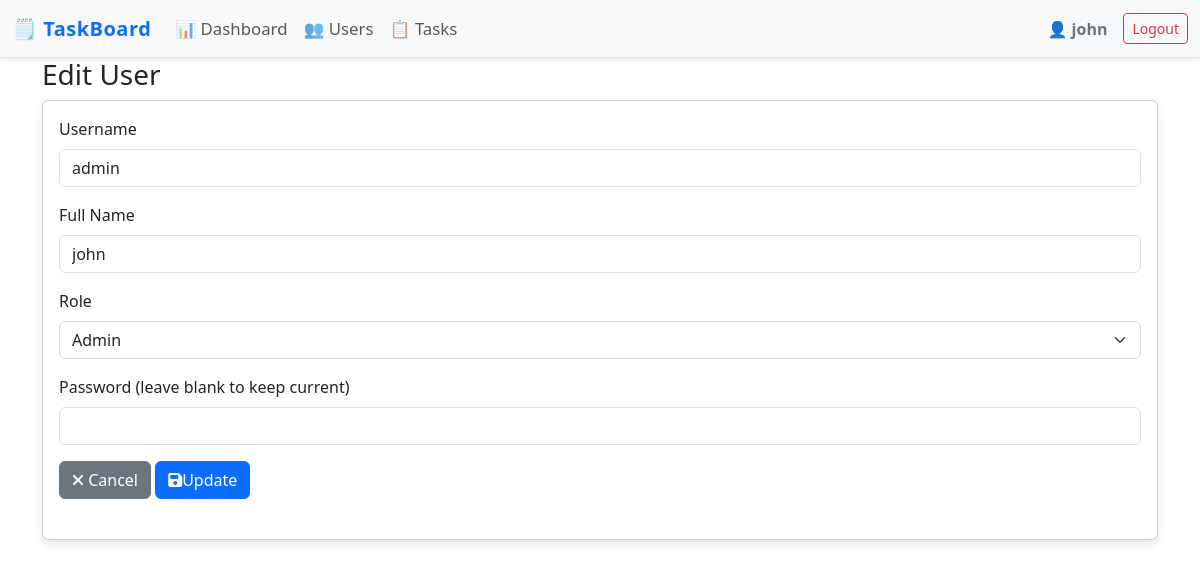
The app's page /public/admin/users/edit?id=3 (signed in) with its own data.
### tables this page shows
CREATE TABLE `tbl_user` (
  `id` int(11) NOT NULL,
  `name` varchar(255) NOT NULL,
  `username` varchar(255) NOT NULL,
  `password` varchar(255) NOT NULL,
  `email` varchar(255) NOT NULL,
  `active` int(11) NOT NULL,
  `role` varchar(255) NOT NULL,
  `created_at` datetime NOT NULL DEFAULT current_timestamp() ON UPDATE current_timestamp()
);

### app/Core/Controller.php (called while the page is built, shortened)
<?php
class Controller
{
    protected function model(string $model)
    {
        $path = "../app/Models/{$model}.php";
        return new $model();
    }
   protected function view(string $view, array $data = [])
    {
        require __DIR__ . "/../Views/layout/app.php";
    }
}

### app/Controllers/UserController.php (called while the page is built, shortened)
<?php
require_once __DIR__ . '/../Core/Controller.php';
require_once __DIR__ . '/../Core/Auth.php';
class UserController extends Controller
{
    private User $userModel;
    public function __construct()
    {
        $this->userModel = $this->model('User');
    }
    public function edit()
    {
        $id = $_GET['id'] ?? null;
        $user = $this->userModel->getById((int)$id);
        $this->view('users/edit', ['user' => $user]);
    }
}

### public/index.php (called while the page is built, shortened)
<?php
spl_autoload_register(function ($class) {
    $paths = [
        __DIR__ . '/../app/Core/' . $class . '.php',
        __DIR__ . '/../app/Models/' . $class . '.php',
        __DIR__ . '/../app/Controllers/' . $class . '.php',
        __DIR__ . '/../app/Services/' . $class . '.php',
    ];
    foreach ($paths as $file) {
        if (file_exists($file)) {
            return;
        }
    }
});
require_once __DIR__ . '/../app/Core/Session.php';
$routes = require __DIR__ . '/../app/Config/routes.php';
$url = $_GET['url'] ?? '/';
$url = '/' . trim($url, '/');
$route = explode('@', $routes[$url]);
$methodName = $route[1] ?? 'index';
$controller = new $controllerName();
$controller->$methodName();

### app/Core/Session.php (called while the page is built, shortened)
<?php
class Session
{
    public static function get(string $key, $default = null)
    {
        return $_SESSION[$key] ?? $default;
    }
}

### app/Core/Auth.php (called while the page is built, shortened)
<?php
class Auth
{
    public static function user(): ?array
    {
         return Session::get('user');
    }
    public static function isAdmin(): bool
{
    $user = self::user();
    return $user && in_array($user['role'], ['admin', 'super_admin']);
}
}

### app/Core/Model.php (called while the page is built, shortened)
<?php
require_once __DIR__ . '/Database.php';
abstract class Model
{
    protected $db;
    protected $table;
    public function __construct()
    {
        $this->db = Database::getInstance();
    }
    public function find(int $id)
    {
        $stmt = $this->db->prepare(
            "SELECT * FROM {$this->table} WHERE id = ? LIMIT 1"
        );
        $stmt->bind_param("i", $id);
        $stmt->execute();
        return $stmt->get_result()->fetch_assoc();
    }
}

### app/Config/Database.php (called while the page is built)
<?php
return [
    'host'     => 'localhost',
    'username' => 'root',
    'password' => '',
    'database' => 'db_ts',
    'port'     => 3306,
    'charset'  => 'utf8mb4',
];

### app/Core/Database.php (called while the page is built, shortened)
<?php
class Database
{
    private static ?Database $instance = null;
    private function __construct()
    {
        $config = require __DIR__ . '/../Config/database.php';
        $this->connection = new mysqli(
            $config['host'],
            $config['username'],
            $config['password'],
            $config['database'],
            $config['port'] ?? 3306
        );
    }
    public static function getInstance(): mysqli
    {
        if (self::$instance === null) {
            self::$instance = new self();
        }
        return self::$instance->connection;
    }
}

### app/Models/User.php (called while the page is built, shortened)
<?php
class User extends Model
{
    public function findById(int $id)
    {
        return $this->find($id);
    }
    public function getById($id): ?array
    {
        return $this->findById($id);
    }
}

### app/Config/Config.php (called while the page is built)
<?php
return [
    'app_name' => 'Task Management System',
    'app_url' => 'http://' . $_SERVER['HTTP_HOST'] . '/tasksystem/public',
    'default_controller' => 'Auth',
    'default_method'     => 'login',
    'session_name' => 'ts_session',
    'items_per_page' => 10,
];

### app/Views/users/edit.php (the view, shortened to what this page needs)
<div class="container">
    <div class="page-title">
        <h3>Edit User</h3>
    </div>
    <div class="row">
        <div class="col-md-12 col-lg-12">
            <div class="card">
                <div class="card-body">
                    <form action="<?= rtrim($config['app_url'], '/') ?>/admin/users/update" method="post">
                        <div class="mb-3">
                            <label for="username" class="form-label">Username</label>
                            <input type="text" name="username" class="form-control" id="username" value="<?= $user['username'] ?>" required>
                        </div>
                        <div class="mb-3">
                            <label for="name" class="form-label">Full Name</label>
                            <input type="text" name="name" class="form-control" id="name" value="<?= $user['name'] ?>" required>
                        </div>
                        <div class="mb-3">
                            <label for="role" class="form-label">Role</label>
                            <select name="role" class="form-select" id="role" required>
                                <option value="admin" <?= $user['role'] === 'admin' ? 'selected' : '' ?>>Admin</option>
                            </select>
                        </div>
                        <div class="mb-3">
                            <label for="password" class="form-label">Password (leave blank to keep current)</label>
                            <input type="password" name="password" class="form-control" id="password">
                        </div>
                        <div class="mb-3 row">
                            <div class="col-sm-4">
                                <a href="<?= rtrim($config['app_url'], '/') ?>/admin/users" class="btn btn-secondary mb-2"><i class="fas fa-times"></i> Cancel</a>
                                <button type="submit" name="save" class="btn btn-primary mb-2"><i class="fas fa-save"></i>Update</button>
                            </div>
                        </div>
                    </form>
                </div>
            </div>
        </div>
    </div>
</div>

### app/Views/components/navbar.php (shortened to what this page needs)
<nav class="navbar navbar-expand-lg navbar-light bg-light sticky-top shadow-sm border-bottom">
  <div class="container-fluid">
    <a class="navbar-brand fw-bold text-primary" href="" style="font-family: 'Segoe UI', sans-serif;">
      🗒️ TaskBoard
    </a>
    <div class="collapse navbar-collapse" id="navbarMain">
      <div class="navbar-nav me-auto">
        <?php if (Auth::isAdmin()): ?>
        <a class="nav-link" href="<?= rtrim($config['app_url'], '/') ?>/admin/dashboard">📊 Dashboard</a>
        <a class="nav-link" href="<?= rtrim($config['app_url'], '/') ?>/admin/users">👥 Users</a>
        <?php else: ?>
        <a class="nav-link active" href="<?= rtrim($config['app_url'], '/') ?>/tasks">🏠 Home</a>
        <?php endif; ?>
        <a class="nav-link" href="<?= rtrim($config['app_url'], '/') ?>/tasks">📋 Tasks</a>
      </div>
      <div class="d-flex align-items-center">
        <span class="navbar-text text-secondary me-3 fw-semibold">
           👤 <?= htmlspecialchars($user['name']) ?>
        </span>
        <a class="btn btn-outline-danger btn-sm" href="<?= rtrim($config['app_url'], '/logout') ?>/logout">
          Logout
        </a>
      </div>
    </div>
  </div>
</nav>

### public/assets/css/style.css (style rules this page uses)
* { margin: 0; padding: 0; box-sizing: border-box; }
body { background-color: #F4F6F8; width: 100%; height: 100%; min-height: 100vh; background-size: 70%; background-repeat: no-repeat; background-position: center; }
@media (min-width: 600px) { body { background-size: 50%; } }
.navbar-nav .nav-link { font-weight: 500; font-size: 1.05rem; transition: color 0.3s ease; }
.navbar-brand { font-size: 1.5rem; letter-spacing: 0.5px; }
.navbar { font-family: 'Segoe UI', Tahoma, Geneva, Verdana, sans-serif; }
.card { border-radius: 10px; box-shadow: 0 4px 10px rgba(0,0,0,0.1); margin-bottom: 20px; }
.btn-primary, .btn-warning, .btn-danger, .btn-secondary { border-radius: 20px; }

### records on screen
tbl_user: name "john", username "admin", role "Admin"
